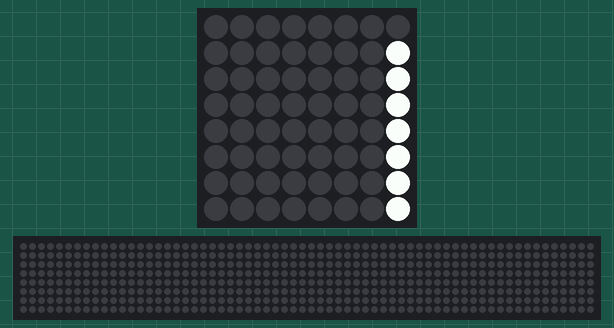
This program was run on a simulated Raspberry Pi (BCM pin numbers) with a Sense HAT. On the bench: the Sense HAT's 8×8 RGB LED matrix, a strip that is not on the board, showing the scrolling text unrolled. The 64×8 strip is a reading aid, not a part: it shows the text the matrix is scrolling, unrolled, one strip-width of it at a time. At 6.8 s the program stops and its outputs stay as they are.

Above: at 0.17 s.
At 0.97 s:
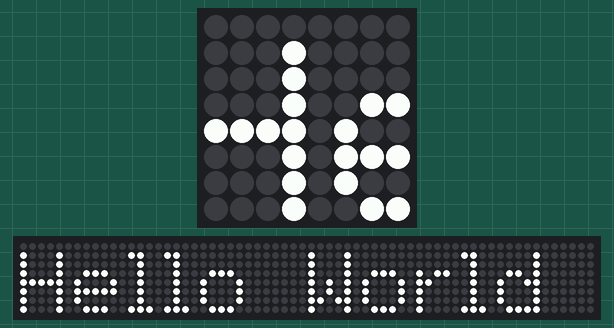
At 1.78 s:
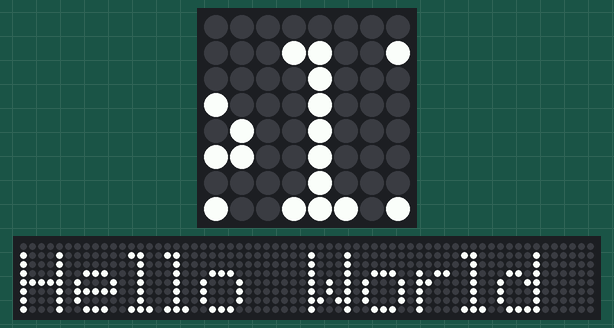
At 3.39 s:
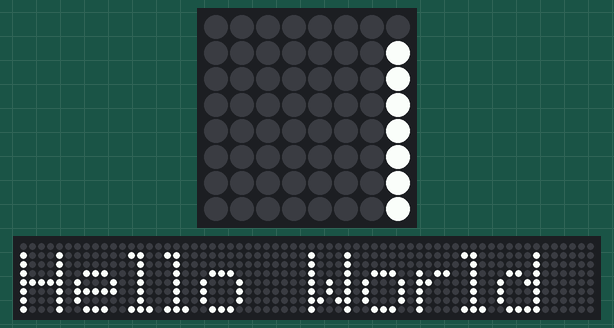
At 5.0 s:
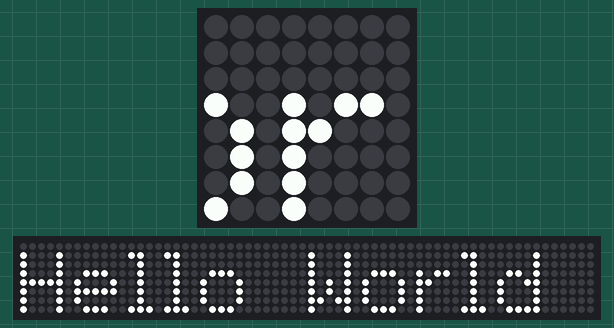
At 6.71 s:
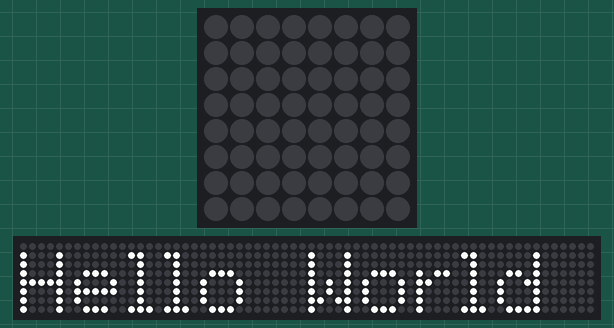

The program:

Example1.py
```python
# Show Message Example
#This program will let you display a scrolling message on the LED matrix of the SenseHat

#import senseHat library
from sense_hat import SenseHat
# a library is a set of code that can be referenced in a program. It has books (functions) that can be opened to help with tasks.

#we have to declare how we want to call the libary we imported. This will allow the program to use the books (functions) that are in the library
sense = SenseHat()

#now use the sense libary to open one of the books (functions) that it lets you use.
#we want to show a message on the LED matrix
sense.show_message("Hello World")

# Challenges:
# Can you make the LED display show your name?
```
